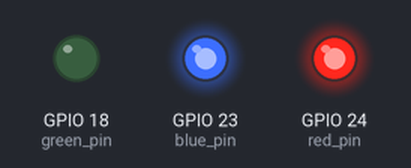
This program was run on a simulated Raspberry Pi (BCM pin numbers). Parts: output pins drawn as LEDs (lit = HIGH). At 0.0 s the program stops and its outputs stay as they are.

Above: at 0.1 s.
Timing chart, 0 to 1.5 s (numbered marks = the images above):
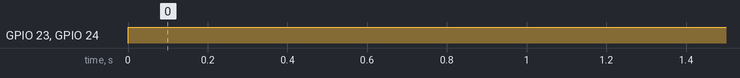

The program:

color_led.py
```python
import wiringpi as pi
import time

green_pin = 18
blue_pin = 23
red_pin = 24

pi.wiringPiSetupGpio()
pi.pinMode( green_pin, pi.OUTPUT )
pi.pinMode( blue_pin, pi.OUTPUT )
pi.pinMode( red_pin, pi.OUTPUT )

pi.softPwmCreate( green_pin, 0, 100)
pi.softPwmCreate( blue_pin, 0, 100)
pi.softPwmCreate( red_pin, 0, 100)

pi.softPwmWrite( green_pin, 0 )
pi.softPwmWrite( blue_pin, 100 )
pi.softPwmWrite( red_pin, 100 )
```

Measured:
- by itself, GPIO 23 (blue_pin), GPIO 24 (red_pin): LOW → HIGH at 0.00 s
